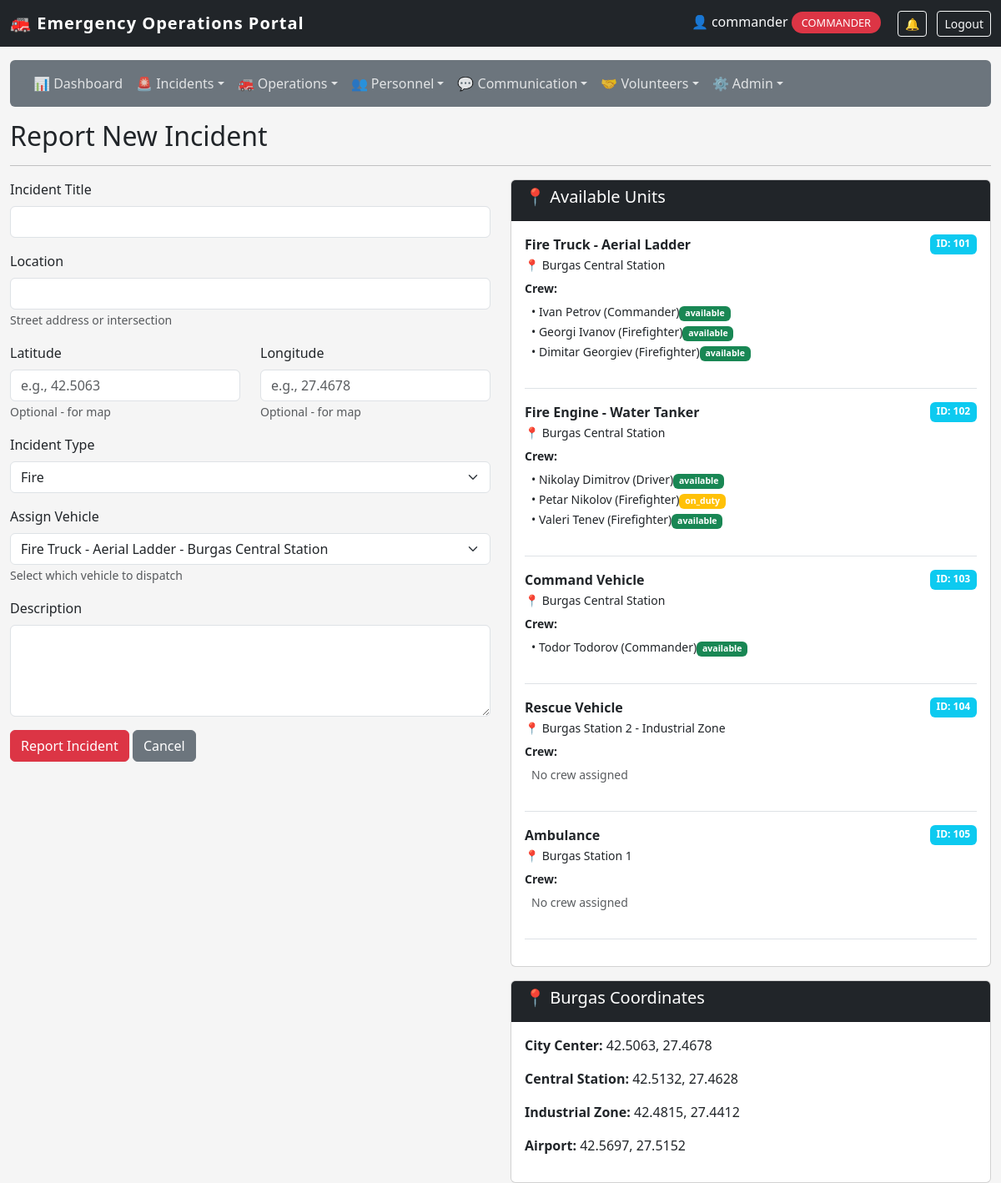
The page /staff/report_incident (signed in) on the database its author committed.
### app/models/vehicle.py (models this page shows)
class Vehicle(db.Model):
    id = db.Column(db.Integer, primary_key=True)
    type = db.Column(db.String(50))
    location = db.Column(db.String(200))
    latitude = db.Column(db.Float, nullable=True)
    longitude = db.Column(db.Float, nullable=True)
    last_updated = db.Column(db.DateTime, default=datetime.datetime.utcnow, onupdate=datetime.datetime.utcnow)
    speed = db.Column(db.Float, nullable=True)
    heading = db.Column(db.Integer, nullable=True)
    status = db.Column(db.String(20), default='station')
    current_incident_id = db.Column(db.Integer, db.ForeignKey('incident.id'), nullable=True)
    current_incident = db.relationship('Incident', foreign_keys=[current_incident_id])
    firefighters = db.relationship('Firefighter', backref='assigned_vehicle', lazy=True)

### app/models/firefighter.py (models this page shows)
class Firefighter(db.Model):
    id = db.Column(db.Integer, primary_key=True)
    name = db.Column(db.String(100), nullable=False)
    rank = db.Column(db.String(50))
    status = db.Column(db.String(20), default='available')
    vehicle_id = db.Column(db.Integer, db.ForeignKey('vehicle.id'), nullable=True)
    user_id = db.Column(db.Integer, db.ForeignKey('user_model.id'), nullable=True, unique=True)
    user = db.relationship('UserModel', foreign_keys=[user_id], backref='firefighter_profile')
    employee_id = db.Column(db.String(20), unique=True, nullable=True)
    phone = db.Column(db.String(20), nullable=True)
    hire_date = db.Column(db.DateTime, nullable=True)
    last_active = db.Column(db.DateTime, nullable=True)
    current_shift_id = db.Column(db.Integer, db.ForeignKey('shift.id'), nullable=True)
    current_shift = db.relationship('Shift', foreign_keys=[current_shift_id], back_populates='firefighter')
    shifts = db.relationship('Shift', foreign_keys='Shift.firefighter_id', back_populates='firefighter')

### app/routes/incidents.py (the view, shortened to what this page needs)
@incidents_bp.route('/staff/report_incident', methods=['GET', 'POST'])
@login_required
@role_required('dispatcher', 'commander')
def report_incident():
    form = IncidentForm()
    vehicles = Vehicle.query.all()
    form.vehicle_id.choices = [(v.id, f"{v.type} - {v.location}") for v in vehicles]
    if not form.vehicle_id.choices:
        form.vehicle_id.choices = [(0, 'No vehicles available - Import data first!')]
    return render_template('staff/incidents/report.html', form=form, vehicles=vehicles)

### app/forms/incident_forms.py
class IncidentForm(FlaskForm):
    title = StringField('Incident Title', validators=[DataRequired()])
    location = StringField('Location', validators=[DataRequired()])
    latitude = StringField('Latitude', validators=[Optional()])
    longitude = StringField('Longitude', validators=[Optional()])
    incident_type = SelectField('Incident Type',
                                choices=[('fire', 'Fire'),
                                         ('rescue', 'Rescue'),
                                         ('accident', 'Car Accident'),
                                         ('hazmat', 'Hazardous Materials'),
                                         ('other', 'Other')],
                                validators=[DataRequired()])
    description = TextAreaField('Description', validators=[DataRequired()])
    vehicle_id = SelectField('Assign Vehicle', coerce=int, validators=[DataRequired()])
    submit = SubmitField('Report Incident')

### app/utils.py (called while the page is built)
def login_required(f):
    @wraps(f)
    def decorated_function(*args, **kwargs):
        if not session.get('logged_in'):
            flash('Please login to access the staff portal.', 'warning')
            return redirect(url_for('auth.staff_login'))
        return f(*args, **kwargs)
    return decorated_function

def role_required(*roles):
    def decorator(f):
        @wraps(f)
        def decorated_function(*args, **kwargs):
            if not session.get('logged_in'):
                flash('Please login to access the staff portal.', 'warning')
                return redirect(url_for('auth.staff_login'))
            if session.get('user_role') not in roles:
                flash('Unauthorized access. This incident has been logged.', 'danger')
                return redirect(url_for('dashboard.staff_dashboard'))
            return f(*args, **kwargs)
        return decorated_function
    return decorator

### app/templates/staff/incidents/report.html (shortened to what this page needs)
{% extends "staff/base.html" %}
{% block content %}
<h2>Report New Incident</h2>
<hr>
<div class="row">
    <div class="col-md-6">
        <form method="POST">
            <div class="mb-3">{{ form.title.label(class="form-label") }}{{ form.title(class="form-control") }}</div>
            <div class="mb-3">{{ form.location.label(class="form-label") }}{{ form.location(class="form-control") }}<small class="text-muted">Street address or intersection</small></div>
            <div class="row">
                <div class="col-md-6 mb-3">{{ form.latitude.label(class="form-label") }}{{ form.latitude(class="form-control", placeholder="e.g., 42.5063") }}<small class="text-muted">Optional - for map</small></div>
                <div class="col-md-6 mb-3">{{ form.longitude.label(class="form-label") }}{{ form.longitude(class="form-control", placeholder="e.g., 27.4678") }}<small class="text-muted">Optional - for map</small></div>
            </div>
            <div class="mb-3">{{ form.incident_type.label(class="form-label") }}{{ form.incident_type(class="form-select") }}</div>
            <div class="mb-3">{{ form.vehicle_id.label(class="form-label") }}{{ form.vehicle_id(class="form-select") }}<small class="text-muted">Select which vehicle to dispatch</small></div>
            <div class="mb-3">{{ form.description.label(class="form-label") }}{{ form.description(class="form-control", rows=4) }}</div>
            {{ form.submit(class="btn btn-danger") }}
            <a href="{{ url_for('incidents.list_incidents') }}" class="btn btn-secondary">Cancel</a>
        </form>
    </div>
    <div class="col-md-6">
        <div class="card mb-3"><div class="card-header bg-dark text-white"><h5>📍 Available Units</h5></div><div class="card-body">
            {% if vehicles %}{% for vehicle in vehicles %}
            <div class="border-bottom mb-3 pb-3">
                <div class="d-flex justify-content-between"><strong>{{ vehicle.type }}</strong><span class="badge bg-info">ID: {{ vehicle.id }}</span></div>
                <p class="mb-1"><small>📍 {{ vehicle.location }}</small></p>
                <p class="mb-1"><small><strong>Crew:</strong></small></p>
                {% if vehicle.firefighters %}<ul class="list-unstyled ms-2">{% for f in vehicle.firefighters %}<li><small>• {{ f.name }} ({{ f.rank }})<span class="badge {% if f.status == 'available' %}bg-success{% else %}bg-warning{% endif %}">{{ f.status }}</span></small></li>{% endfor %}</ul>{% else %}<p class="text-muted ms-2"><small>No crew assigned</small></p>{% endif %}
            </div>{% endfor %}{% else %}<p class="text-muted">No vehicles available. <a href="{{ url_for('personnel.import_data') }}">Import data first</a>.</p>{% endif %}
        </div></div>
        <div class="card"><div class="card-header bg-dark text-white"><h5>📍 Burgas Coordinates</h5></div><div class="card-body"><p><strong>City Center:</strong> 42.5063, 27.4678</p><p><strong>Central Station:</strong> 42.5132, 27.4628</p><p><strong>Industrial Zone:</strong> 42.4815, 27.4412</p><p><strong>Airport:</strong> 42.5697, 27.5152</p></div></div>
    </div>
</div>
{% endblock %}

### app/templates/staff/base.html (style rules this page uses)
body { background: #f5f5f5; }

### rows shown on the page
Vehicle: type "Fire Truck - Aerial Ladder", id "101", location "Burgas Central Station"
Firefighter: name "Ivan Petrov", rank "Commander", status "available"
Firefighter: name "Georgi Ivanov", rank "Firefighter", status "available"
Firefighter: name "Dimitar Georgiev", rank "Firefighter", status "available"
Vehicle: type "Fire Engine - Water Tanker", id "102", location "Burgas Central Station"
Firefighter: name "Nikolay Dimitrov", rank "Driver", status "available"
Firefighter: name "Petar Nikolov", rank "Firefighter", status "on_duty"
Firefighter: name "Valeri Tenev", rank "Firefighter", status "available"
Vehicle: type "Command Vehicle", id "103", location "Burgas Central Station"
Firefighter: name "Todor Todorov", rank "Commander", status "available"
Vehicle: type "Rescue Vehicle", id "104", location "Burgas Station 2 - Industrial Zone", shows "No crew assigned"
Vehicle: type "Ambulance", id "105", location "Burgas Station 1", shows "No crew assigned"

### other values the page prints
{{ session.user_name }} "commander"
{{ session.user_role }} "COMMANDER"
